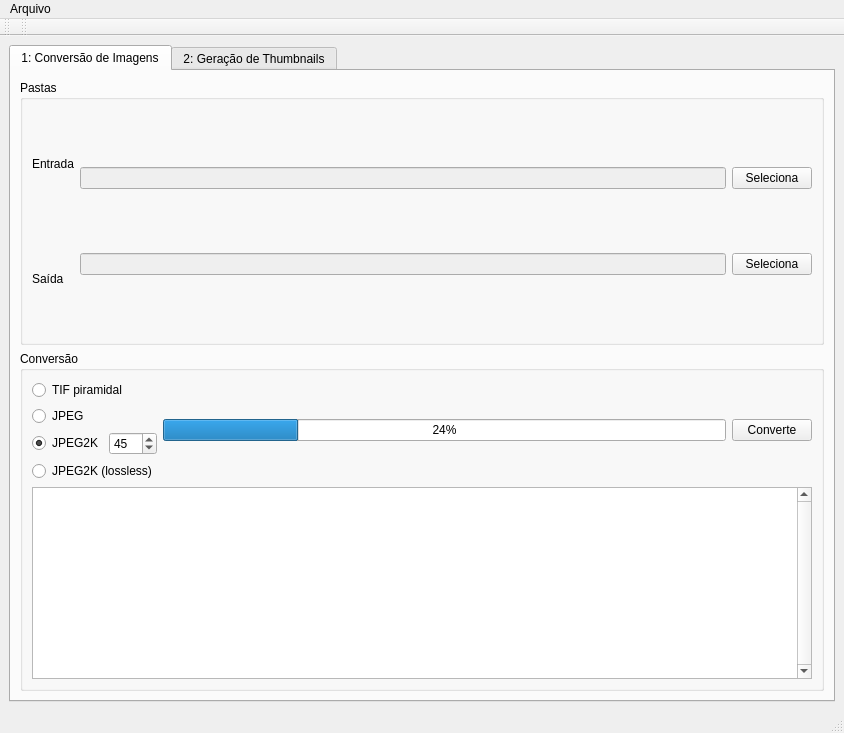
<?xml version="1.0" encoding="UTF-8"?>
<ui version="4.0">
 <class>MainWindow</class>
 <widget class="QMainWindow" name="MainWindow">
  <property name="geometry">
   <rect>
    <x>0</x>
    <y>0</y>
    <width>844</width>
    <height>733</height>
   </rect>
  </property>
  <property name="sizePolicy">
   <sizepolicy hsizetype="Minimum" vsizetype="Minimum">
    <horstretch>0</horstretch>
    <verstretch>0</verstretch>
   </sizepolicy>
  </property>
  <property name="baseSize">
   <size>
    <width>0</width>
    <height>0</height>
   </size>
  </property>
  <property name="windowTitle">
   <string>Papaya Image Converter</string>
  </property>
  <widget class="QWidget" name="centralwidget">
   <layout class="QGridLayout" name="gridLayout_2">
    <item row="0" column="1">
     <layout class="QGridLayout" name="gridLayout">
      <property name="sizeConstraint">
       <enum>QLayout::SetMaximumSize</enum>
      </property>
      <item row="0" column="0">
       <widget class="QTabWidget" name="tabWidget">
        <property name="currentIndex">
         <number>0</number>
        </property>
        <widget class="QWidget" name="tab">
         <attribute name="title">
          <string>1: Conversão de Imagens</string>
         </attribute>
         <layout class="QGridLayout" name="gridLayout_4">
          <item row="0" column="0">
           <widget class="QGroupBox" name="groupBox">
            <property name="title">
             <string>Pastas</string>
            </property>
            <layout class="QHBoxLayout" name="horizontalLayout">
             <item>
              <layout class="QVBoxLayout" name="verticalLayout_3">
               <item>
                <widget class="QLabel" name="label">
                 <property name="text">
                  <string>Entrada</string>
                 </property>
                </widget>
               </item>
               <item>
                <widget class="QLabel" name="label_2">
                 <property name="text">
                  <string>Saída</string>
                 </property>
                </widget>
               </item>
              </layout>
             </item>
             <item>
              <layout class="QVBoxLayout" name="verticalLayout_2">
               <item>
                <widget class="QLineEdit" name="lineEdit">
                 <property name="enabled">
                  <bool>false</bool>
                 </property>
                 <property name="toolTip">
                  <string>Arquivos a serem convertidos</string>
                 </property>
                 <property name="text">
                  <string/>
                 </property>
                </widget>
               </item>
               <item>
                <widget class="QLineEdit" name="lineEdit_2">
                 <property name="enabled">
                  <bool>false</bool>
                 </property>
                 <property name="toolTip">
                  <string>Diretório de Saída da conversão</string>
                 </property>
                </widget>
               </item>
              </layout>
             </item>
             <item>
              <layout class="QVBoxLayout" name="verticalLayout">
               <item>
                <widget class="QPushButton" name="pushButton">
                 <property name="toolTip">
                  <string>seleciona arquivos para serem convertidos</string>
                 </property>
                 <property name="text">
                  <string>Seleciona</string>
                 </property>
                </widget>
               </item>
               <item>
                <widget class="QPushButton" name="pushButton_2">
                 <property name="toolTip">
                  <string>seleciona pasta de destino da conversão</string>
                 </property>
                 <property name="text">
                  <string>Seleciona</string>
                 </property>
                </widget>
               </item>
              </layout>
             </item>
            </layout>
           </widget>
          </item>
          <item row="1" column="0">
           <widget class="QGroupBox" name="groupBox_2">
            <property name="title">
             <string>Conversão</string>
            </property>
            <layout class="QGridLayout" name="gridLayout_3">
             <item row="1" column="0">
              <widget class="QPlainTextEdit" name="plainTextEdit">
               <property name="sizePolicy">
                <sizepolicy hsizetype="Expanding" vsizetype="Minimum">
                 <horstretch>0</horstretch>
                 <verstretch>0</verstretch>
                </sizepolicy>
               </property>
               <property name="minimumSize">
                <size>
                 <width>0</width>
                 <height>10</height>
                </size>
               </property>
               <property name="toolTip">
                <string>Janela de Mensagens da Conversão</string>
               </property>
               <property name="verticalScrollBarPolicy">
                <enum>Qt::ScrollBarAlwaysOn</enum>
               </property>
               <property name="lineWrapMode">
                <enum>QPlainTextEdit::NoWrap</enum>
               </property>
               <property name="readOnly">
                <bool>true</bool>
               </property>
              </widget>
             </item>
             <item row="0" column="0">
              <layout class="QHBoxLayout" name="horizontalLayout_2">
               <item>
                <layout class="QVBoxLayout" name="verticalLayout_4">
                 <item>
                  <widget class="QRadioButton" name="radioButton_2">
                   <property name="enabled">
                    <bool>true</bool>
                   </property>
                   <property name="toolTip">
                    <string>TIF em múltiplas camadas, ideal para fotos de centenas de megapixels</string>
                   </property>
                   <property name="text">
                    <string>TIF piramidal</string>
                   </property>
                   <property name="checked">
                    <bool>false</bool>
                   </property>
                   <attribute name="buttonGroup">
                    <string notr="true">buttonGroup</string>
                   </attribute>
                  </widget>
                 </item>
                 <item>
                  <widget class="QRadioButton" name="radioButton_3">
                   <property name="toolTip">
                    <string>Formato JPEG</string>
                   </property>
                   <property name="text">
                    <string>JPEG</string>
                   </property>
                   <attribute name="buttonGroup">
                    <string notr="true">buttonGroup</string>
                   </attribute>
                  </widget>
                 </item>
                 <item>
                  <layout class="QHBoxLayout" name="horizontalLayout_4">
                   <item>
                    <widget class="QRadioButton" name="radioButton">
                     <property name="toolTip">
                      <string>JPEG 2000 com fator de qualidade configurável</string>
                     </property>
                     <property name="text">
                      <string>JPEG2K</string>
                     </property>
                     <property name="checked">
                      <bool>true</bool>
                     </property>
                     <attribute name="buttonGroup">
                      <string notr="true">buttonGroup</string>
                     </attribute>
                    </widget>
                   </item>
                   <item>
                    <widget class="QSpinBox" name="spinBox">
                     <property name="toolTip">
                      <string>&lt;html&gt;&lt;head/&gt;&lt;body&gt;&lt;p&gt;Qualidade da compressão (1-99): &lt;/p&gt;&lt;p&gt;Quanto menor o valor, menor o tamanho do arquivo resultante, porém maior a distorção na imagem.&lt;/p&gt;&lt;p&gt;O valor ideal depende da foto sendo comprimida, na dúvida, use o valor padrão.&lt;/p&gt;&lt;/body&gt;&lt;/html&gt;</string>
                     </property>
                     <property name="minimum">
                      <number>1</number>
                     </property>
                     <property name="value">
                      <number>45</number>
                     </property>
                    </widget>
                   </item>
                  </layout>
                 </item>
                 <item>
                  <widget class="QRadioButton" name="radioButton_4">
                   <property name="toolTip">
                    <string>JPEG sem compressão (ideal para imagens com detalhes, como fotos)</string>
                   </property>
                   <property name="text">
                    <string>JPEG2K (lossless)</string>
                   </property>
                   <attribute name="buttonGroup">
                    <string notr="true">buttonGroup</string>
                   </attribute>
                  </widget>
                 </item>
                </layout>
               </item>
               <item>
                <widget class="QProgressBar" name="progressBar">
                 <property name="value">
                  <number>24</number>
                 </property>
                </widget>
               </item>
               <item>
                <widget class="QPushButton" name="pushButton_go">
                 <property name="toolTip">
                  <string>Inicia Conversão</string>
                 </property>
                 <property name="text">
                  <string>Converte</string>
                 </property>
                </widget>
               </item>
              </layout>
             </item>
            </layout>
           </widget>
          </item>
         </layout>
        </widget>
        <widget class="QWidget" name="tab_2">
         <attribute name="title">
          <string>2: Geração de Thumbnails</string>
         </attribute>
         <layout class="QGridLayout" name="gridLayout_5">
          <item row="1" column="0">
           <widget class="QPushButton" name="pushButton_4">
            <property name="toolTip">
             <string>Gera uma miniatura 160x160 da imagem selecionada</string>
            </property>
            <property name="text">
             <string>Gera Thumbnail</string>
            </property>
           </widget>
          </item>
          <item row="0" column="0">
           <layout class="QHBoxLayout" name="horizontalLayout_3">
            <item>
             <widget class="QLabel" name="label_3">
              <property name="text">
               <string>Imagem</string>
              </property>
             </widget>
            </item>
            <item>
             <widget class="QLineEdit" name="lineEdit_3">
              <property name="toolTip">
               <string>Imagem para geração automática de miniatura (thumbnail)</string>
              </property>
             </widget>
            </item>
            <item>
             <widget class="QPushButton" name="pushButton_3">
              <property name="toolTip">
               <string>Seleciona imagem para geração de miniatura (thumbnail)</string>
              </property>
              <property name="text">
               <string>Seleciona</string>
              </property>
             </widget>
            </item>
           </layout>
          </item>
          <item row="2" column="0">
           <widget class="QPlainTextEdit" name="plainTextEdit_2">
            <property name="toolTip">
             <string>Janela de Mensagens da Geração da Miniatura)</string>
            </property>
           </widget>
          </item>
         </layout>
        </widget>
       </widget>
      </item>
     </layout>
    </item>
   </layout>
  </widget>
  <widget class="QMenuBar" name="menubar">
   <property name="geometry">
    <rect>
     <x>0</x>
     <y>0</y>
     <width>844</width>
     <height>19</height>
    </rect>
   </property>
   <widget class="QMenu" name="menuFile">
    <property name="title">
     <string>Arquivo</string>
    </property>
    <addaction name="actionClose"/>
   </widget>
   <addaction name="menuFile"/>
  </widget>
  <widget class="QStatusBar" name="statusbar"/>
  <widget class="QToolBar" name="toolBar">
   <property name="windowTitle">
    <string>toolBar</string>
   </property>
   <attribute name="toolBarArea">
    <enum>TopToolBarArea</enum>
   </attribute>
   <attribute name="toolBarBreak">
    <bool>false</bool>
   </attribute>
  </widget>
  <widget class="QToolBar" name="toolBar_2">
   <property name="windowTitle">
    <string>toolBar_2</string>
   </property>
   <attribute name="toolBarArea">
    <enum>TopToolBarArea</enum>
   </attribute>
   <attribute name="toolBarBreak">
    <bool>false</bool>
   </attribute>
  </widget>
  <action name="actionClose">
   <property name="text">
    <string>Quit</string>
   </property>
  </action>
  <action name="actionAbout">
   <property name="text">
    <string>Sobre</string>
   </property>
  </action>
 </widget>
 <resources/>
 <connections/>
 <buttongroups>
  <buttongroup name="buttonGroup"/>
 </buttongroups>
</ui>
